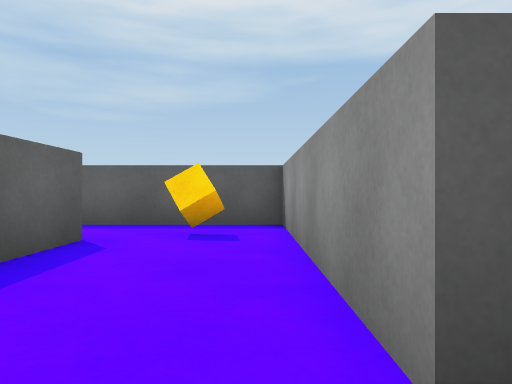
view 1 (above)

23 first-person views from a walk through a scene from a Unity 3-D project. The camera is 0.55 m above the floor, looks level and sees 70° across. The floor is counted in squares, 1 m on a side. Each view is taken from the middle of a square. On the plan, view 1 faces up. The plan holds only what a view shows up to about 9 squares ahead; the rest is blank. The player is left out.

view 2
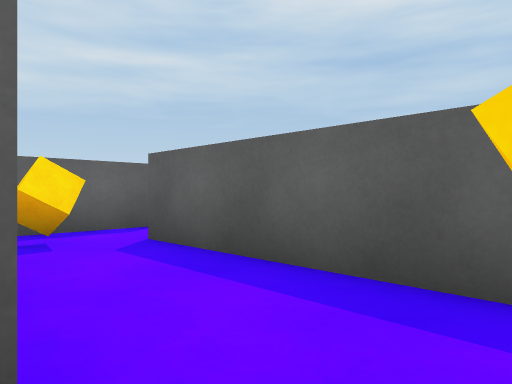

view 3
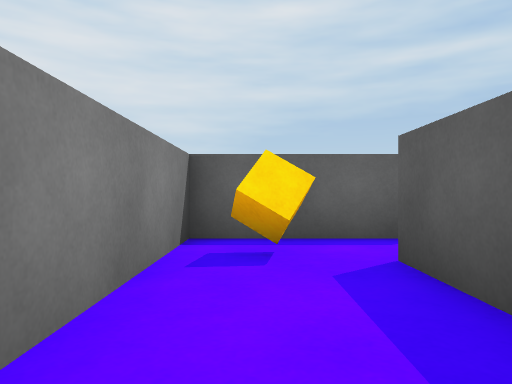

view 4
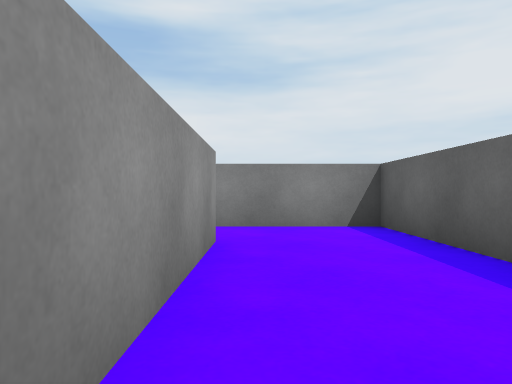

view 5
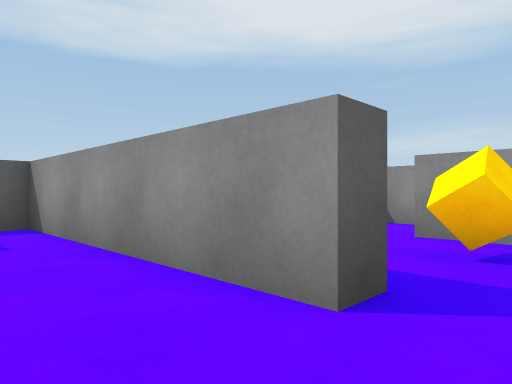

view 6
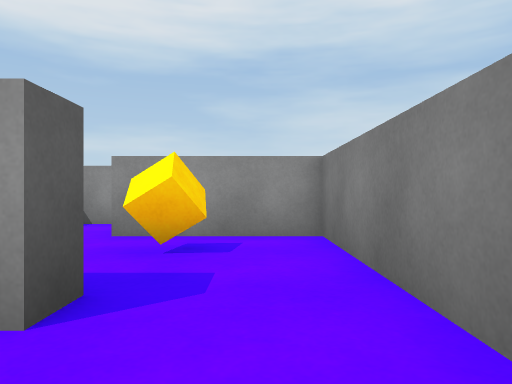

view 7
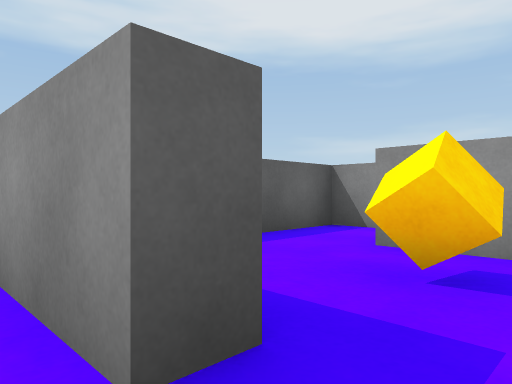

view 8
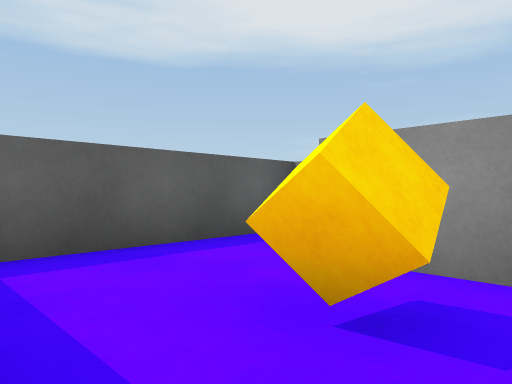

view 9
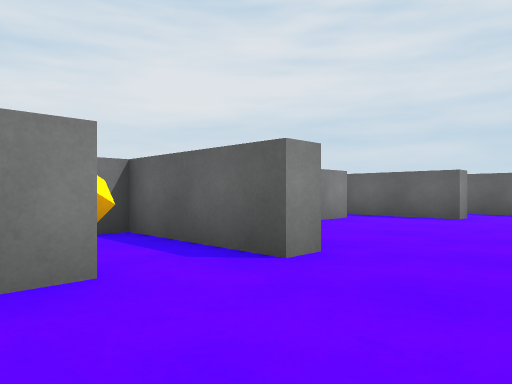

view 10
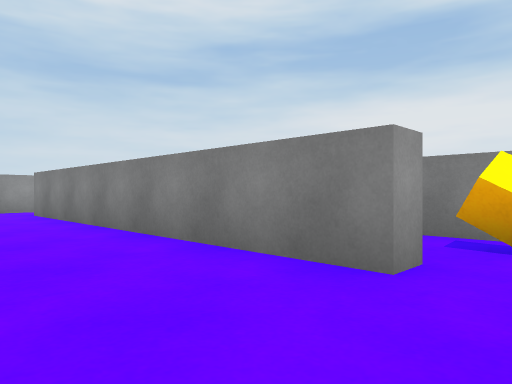

view 11
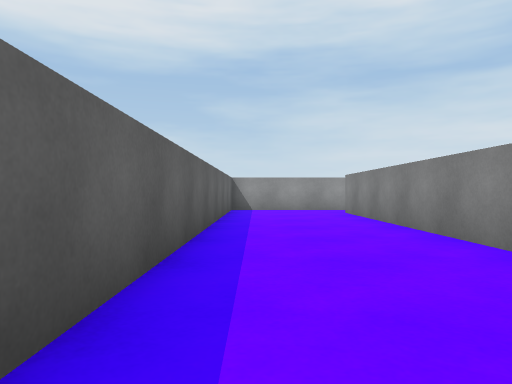

view 12
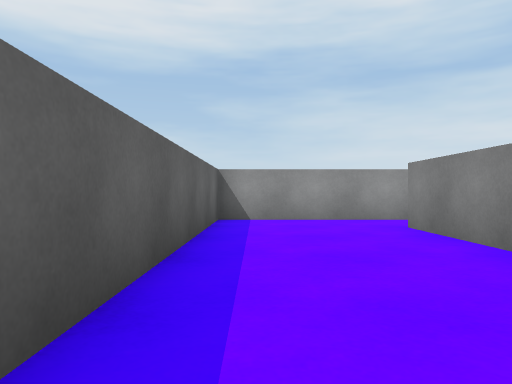

view 13
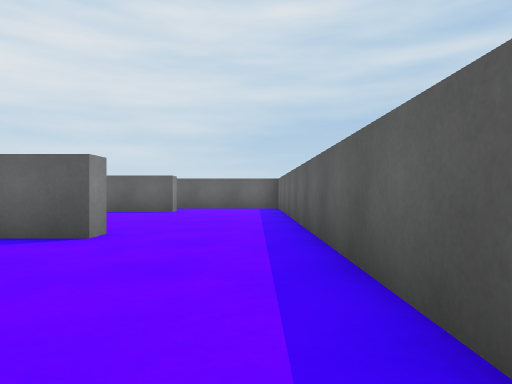

view 14
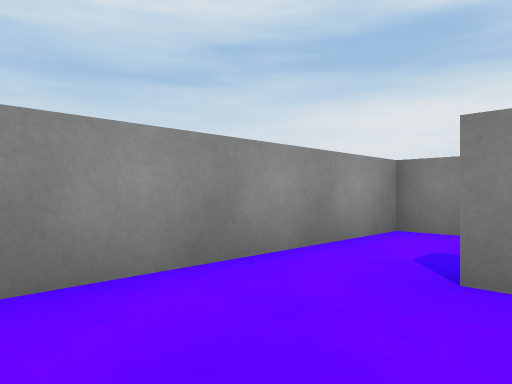

view 15
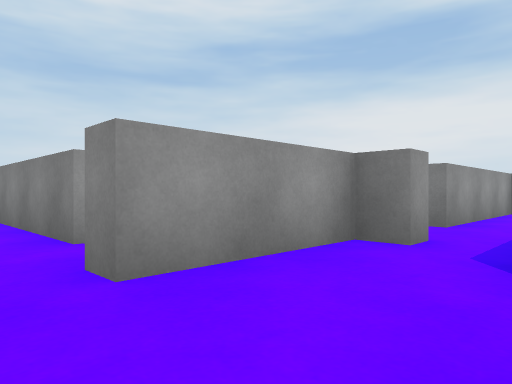

view 16
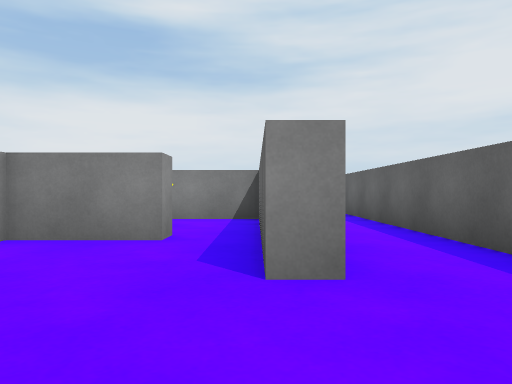

view 17
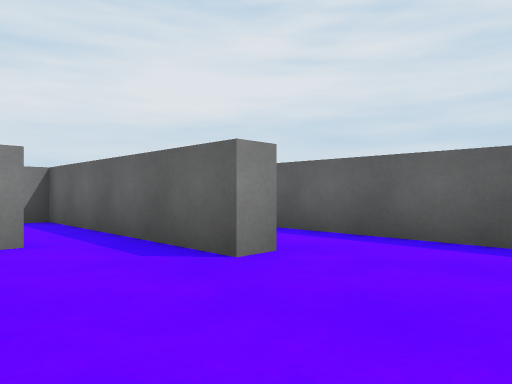

view 18
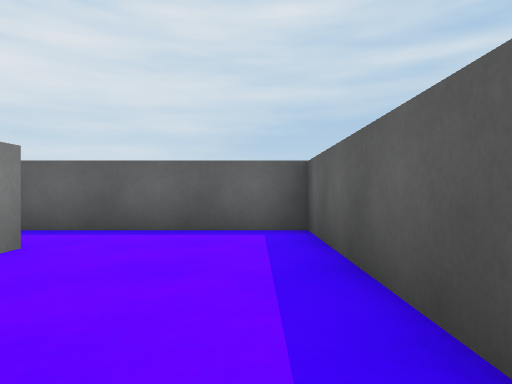

view 19
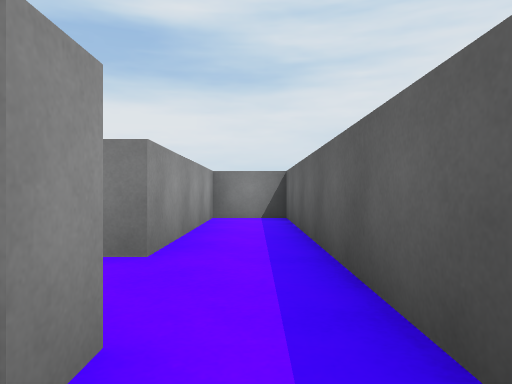

view 20
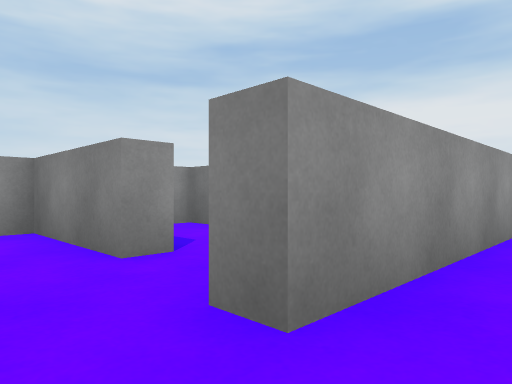

view 21
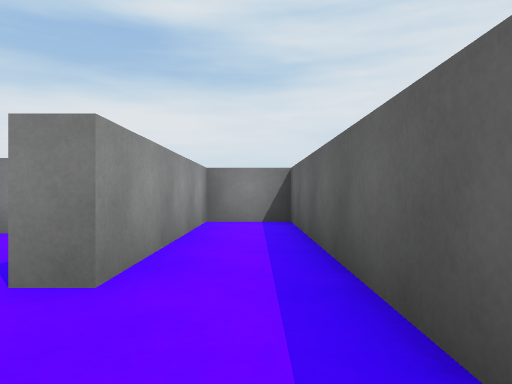

view 22
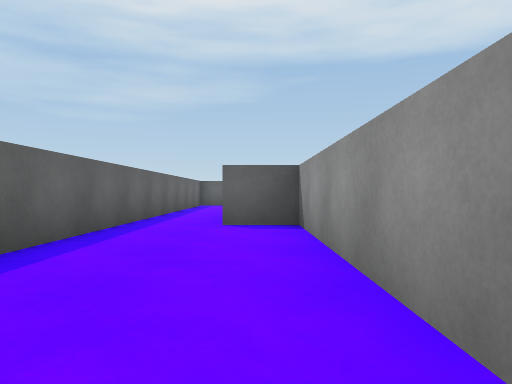

view 23
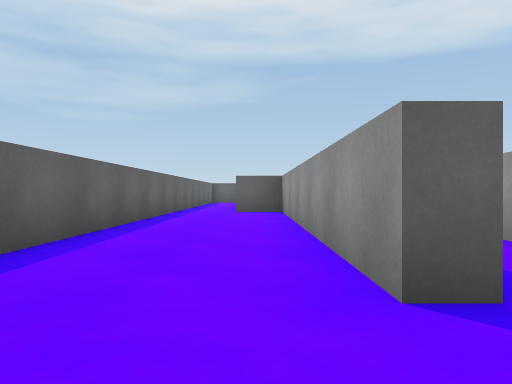

### Floor plan
Points are (right, up) in squares from view 1. A wall is a line through its corners. A room is listed if a view was taken in it or the views show most of it. See-through windows are left out.
Room 1 (views 1, 2, 3, 4, 5, 6, 7)
walls: (-2, 4.2) (-2, -0.8) (0.4, -0.8); (0.5, 0.9) (0.5, 6.1) (-5.1, 6.1); (-6.3, 5.6) (-6.3, 4.2) (-3.1, 4.2)
ways out: opening at (1, 0) to room 2; opening at (-6, 6) to room 3
objects: cube (-5, 5); cube (-1, 5)
Room 2 (view 8)
walls: (1, 0.9) (0.5, 0.9); (0.4, -0.8) (3.6, -0.8) (3.6, 1.9); (5.2, 2.4) (5.2, 3.4) (1.5, 3.4)
ways out: opening at (1, 0) to room 1
objects: cube (2, 1)
Room 3 (views 9, 10, 11, 12, 13, 14)
walls: (-5.1, 6.1) (-5.1, 6.6) (3.8, 6.6); (-6.8, 7) (-6.3, 7) (-6.3, 5.6); (5.2, 6.6) (5.2, 9.7) (-7.5, 9.7)
ways out: opening at (-6, 6) to room 1; opening at (-7, 8.5) to room 4; opening at (4, 6)
Room 4 (views 15, 16, 17, 18, 22, 23)
walls: (-10.9, 4.8) (-9.1, 4.8); (-12.6, 6.6) (-12.1, 6.6) (-12.1, 1.6); (-6.8, 5.6) (-6.8, 7); (-11.3, -7.2) (-11.3, 1.1) (-12.6, 1.1); (-7.5, 9.7) (-14.3, 9.7) (-14.3, -5.9)
ways out: opening at (-7, 8.5) to room 3; opening at (-8, 4.5) to room 5; opening at (-11, -8.5)
Room 5 (views 19, 20, 21)
walls: (-7.5, 3.6) (-7.5, 4.2); (-8.7, 4.1) (-8.7, -2.8) (-7.1, -2.8) (-7.1, 1.9); (-6.8, 4.2) (-6.8, 5.6)
ways out: opening at (-8, 4.5) to room 4; opening at (-7, 2.5) to room 6
Room 6 (no view inside)
walls: (-5.1, 1.6) (-2.5, 1.6) (-2.5, 2.1); (-7.1, 1.9) (-6.5, 1.9)
ways out: opening at (-7, 2.5) to room 5; opening at (-6, 1) to room 7
Room 7 (no view inside)
walls: (-4.8, -0.8) (-2.5, -0.8) (-2.5, -0.4); (-5.1, 1.1) (-5.1, 1.6)
ways out: opening at (-6, 1) to room 6; opening at (-5.5, -1)

Where each view was taken, in squares from view 1:
view 1: 0 up, 0 right, facing up
view 2: 4 up, 1 left, facing up-left
view 3: 5 up, 2 left, facing left
view 4: 5 up, 0 right, facing down
view 5: 0 up, 1 left, facing up-right
view 6: 0 up, 1 left, facing right
view 7: 0 up, 0 right, facing up-right
view 8: 0 up, 1 right, facing up-right
view 9: 9 up, 4 left, facing down-left
view 10: 9 up, 6 left, facing down-right
view 11: 9 up, 6 left, facing right
view 12: 9 up, 2 left, facing right
view 13: 9 up, 2 left, facing left
view 14: 9 up, 3 right, facing down-right
view 15: 8 up, 9 left, facing down-right
view 16: 9 up, 12 left, facing down
view 17: 9 up, 10 left, facing down-left
view 18: 9 up, 9 left, facing left
view 19: 5 up, 8 left, facing down
view 20: 3 up, 8 left, facing down-right
view 21: 4 up, 8 left, facing down
view 22: 5 down, 12 left, facing up
view 23: 9 down, 12 left, facing up
